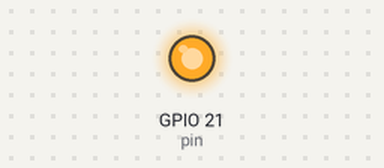
The program below on a simulated Raspberry Pi (BCM pin numbers). Parts: output pins drawn as LEDs (lit = HIGH). At 1.0 s the program stops and its outputs stay as they are.

Above: at 0.1 s.
At 1.1 s:
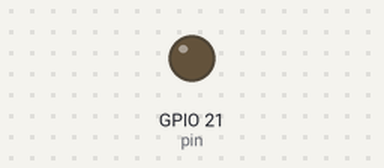
Timing chart, 0 to 2.5 s (numbered marks = the images above):
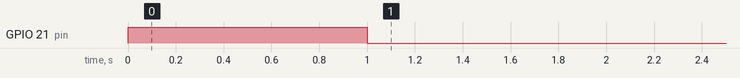

Measured:
- by itself, GPIO 21 (pin): LOW → HIGH at 0.00 s, → LOW 1.0 s later

The program:

led_sample.py
```python
import time

import RPi.GPIO as GPIO
from myPI.led import led


try:
    GPIO.setmode(GPIO.BCM)

    led = led(pin=21)

    led.on()

    time.sleep(1)

    led.off()

except KeyboardInterrupt:
    pass

finally:
    GPIO.cleanup()
```

led.py
```python
import time
import RPi.GPIO as GPIO

class led:

    __pin = None

    def __init__(self,pin):
        self.__pin = pin

    def on(self):
        GPIO.setmode(GPIO.BCM)
        GPIO.setup(self.__pin, GPIO.OUT)
        GPIO.output(self.__pin, GPIO.HIGH)

    def off(self):
        GPIO.cleanup()
```
